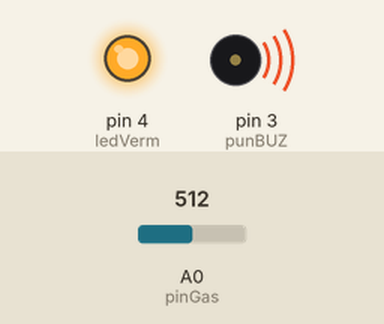
Recording of a sketch running on a simulated Arduino Uno, built with avr-gcc and run on an emulated ATmega328P. On the bench: output pins drawn as LEDs (lit = HIGH), buzzer (waves = sounding). Inputs (shaded band) come from the test bench; at power-on: A0 (pinGas) = 512. What the sketch prints to the serial monitor is not drawn.

Above: at 1.7 s.
1.8 s: A0 (pinGas) set to 505
At 3.0 s:
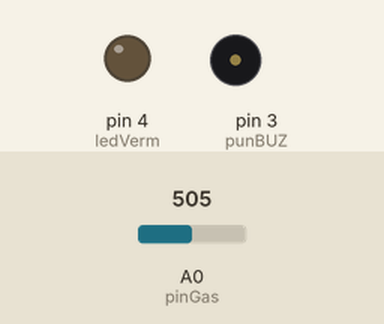
3.3 s: A0 (pinGas) set to 716
At 4.0 s:
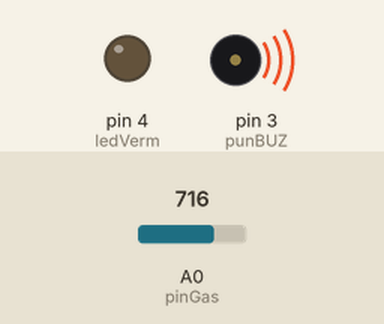
5.7 s: A0 (pinGas) set to 511
At 6.5 s:
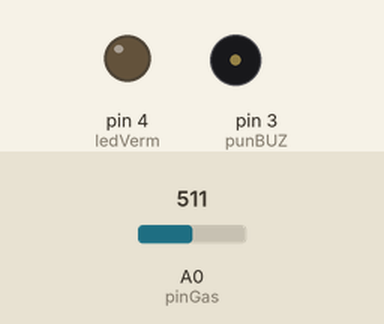
Timing chart, 0 to 8.7 s (numbered marks = the images above; inputs shaded):
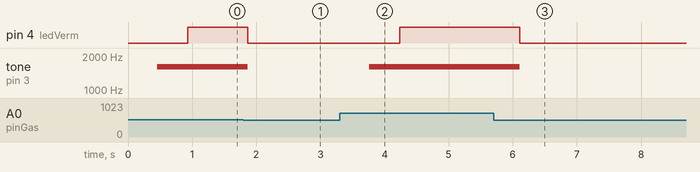

Measured:
- the behaviour switches between 512 and 511 on A0 (pinGas) (found by bisection; images 0 and 1)
- after the input at 1.8 s, pin 4 (ledVerm): HIGH → LOW after 0.07 s; tone on pin 3 (punBUZ): 1599 Hz → silent after 0.07 s
- after the input at 3.3 s, pin 4 (ledVerm): LOW → HIGH after 0.94 s; tone on pin 3 (punBUZ): silent → 1599 Hz after 0.46 s
- after the input at 5.7 s, pin 4 (ledVerm): HIGH → LOW after 0.41 s; tone on pin 3 (punBUZ): 1599 Hz → silent after 0.41 s

The sketch:

alarme_alerta_vazamento_de_gas1.ino
```cpp
// pinGas -> Conecta em pino analogico pq vai ler informações

const int pinGas=A0;
const int punBUZ=3;
const int ledVerm=4;

void setup()
{
  pinMode(pinGas, INPUT);
  pinMode(punBUZ, OUTPUT);
  pinMode(ledVerm, OUTPUT);
  Serial.begin(9600);
}

void loop()
{
  //Ler a informação -> Na leitura analogica os valores variam entre 0 a 1023
  int valor, i;
  float frequencia;

  valor= analogRead(pinGas);
  valor= map(valor, 0, 1023, 0, 10); // Ao inves do valor variar de 0 a 1023, ele ira variar de 0 a 10
  Serial.println(valor);

  if (valor>=5){
     for (i=0; i<=180; i++){//"180" esta relacionado com os graus (meio ciclo trigonometrico) de 0° a 180°
     frequencia= 600.0 + sin(i*(PI/180))*1000.0;
     tone(punBUZ,frequencia);
     delay(5);
  }
    digitalWrite(ledVerm, HIGH);// LIGAR LED
  }else{
   noTone(punBUZ); //desligar BUZZ
   digitalWrite(ledVerm, LOW);//desligar LED
  }
}
```
